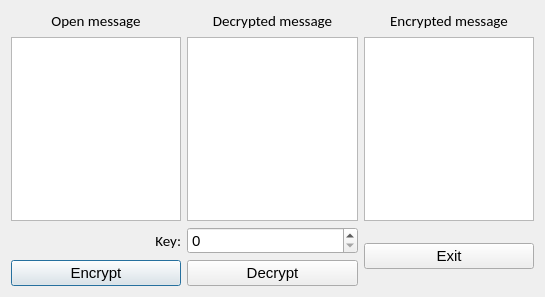
<?xml version="1.0" encoding="UTF-8"?>
<ui version="4.0">
 <class>Caesar</class>
 <widget class="QDialog" name="Caesar">
  <property name="geometry">
   <rect>
    <x>0</x>
    <y>0</y>
    <width>545</width>
    <height>297</height>
   </rect>
  </property>
  <property name="windowTitle">
   <string>Dialog</string>
  </property>
  <layout class="QGridLayout" name="gridLayout">
   <item row="0" column="1">
    <widget class="QLabel" name="label_2">
     <property name="font">
      <font>
       <family>Calibri</family>
       <pointsize>11</pointsize>
      </font>
     </property>
     <property name="layoutDirection">
      <enum>Qt::LeftToRight</enum>
     </property>
     <property name="text">
      <string>Decrypted message</string>
     </property>
     <property name="alignment">
      <set>Qt::AlignCenter</set>
     </property>
    </widget>
   </item>
   <item row="0" column="0">
    <widget class="QLabel" name="label">
     <property name="font">
      <font>
       <family>Calibri</family>
       <pointsize>11</pointsize>
      </font>
     </property>
     <property name="layoutDirection">
      <enum>Qt::LeftToRight</enum>
     </property>
     <property name="text">
      <string>Open message</string>
     </property>
     <property name="alignment">
      <set>Qt::AlignCenter</set>
     </property>
    </widget>
   </item>
   <item row="1" column="1">
    <widget class="QTextBrowser" name="DecryptedtextBrowser">
     <property name="font">
      <font>
       <pointsize>11</pointsize>
      </font>
     </property>
    </widget>
   </item>
   <item row="1" column="0">
    <widget class="QPlainTextEdit" name="MessageplainTextEdit">
     <property name="font">
      <font>
       <pointsize>11</pointsize>
      </font>
     </property>
    </widget>
   </item>
   <item row="0" column="2">
    <widget class="QLabel" name="label_3">
     <property name="font">
      <font>
       <family>Calibri</family>
       <pointsize>11</pointsize>
      </font>
     </property>
     <property name="layoutDirection">
      <enum>Qt::LeftToRight</enum>
     </property>
     <property name="text">
      <string>Encrypted message</string>
     </property>
     <property name="alignment">
      <set>Qt::AlignCenter</set>
     </property>
    </widget>
   </item>
   <item row="1" column="2">
    <widget class="QPlainTextEdit" name="EncryptedplainTextEdit">
     <property name="font">
      <font>
       <pointsize>11</pointsize>
      </font>
     </property>
    </widget>
   </item>
   <item row="2" column="0">
    <widget class="QLabel" name="label_4">
     <property name="font">
      <font>
       <family>Calibri</family>
       <pointsize>11</pointsize>
      </font>
     </property>
     <property name="text">
      <string>Key:</string>
     </property>
     <property name="alignment">
      <set>Qt::AlignRight|Qt::AlignTrailing|Qt::AlignVCenter</set>
     </property>
    </widget>
   </item>
   <item row="2" column="1">
    <widget class="QSpinBox" name="KeyspinBox">
     <property name="font">
      <font>
       <pointsize>11</pointsize>
      </font>
     </property>
     <property name="maximum">
      <number>99</number>
     </property>
    </widget>
   </item>
   <item row="3" column="0">
    <widget class="QPushButton" name="EncryptpushButton">
     <property name="font">
      <font>
       <pointsize>11</pointsize>
      </font>
     </property>
     <property name="text">
      <string>Encrypt</string>
     </property>
    </widget>
   </item>
   <item row="3" column="1">
    <widget class="QPushButton" name="DecryptpushButton">
     <property name="font">
      <font>
       <pointsize>11</pointsize>
      </font>
     </property>
     <property name="text">
      <string>Decrypt</string>
     </property>
    </widget>
   </item>
   <item row="2" column="2" rowspan="2">
    <widget class="QPushButton" name="ExitpushButton">
     <property name="font">
      <font>
       <pointsize>11</pointsize>
      </font>
     </property>
     <property name="text">
      <string>Exit</string>
     </property>
    </widget>
   </item>
  </layout>
 </widget>
 <resources/>
 <connections/>
</ui>
